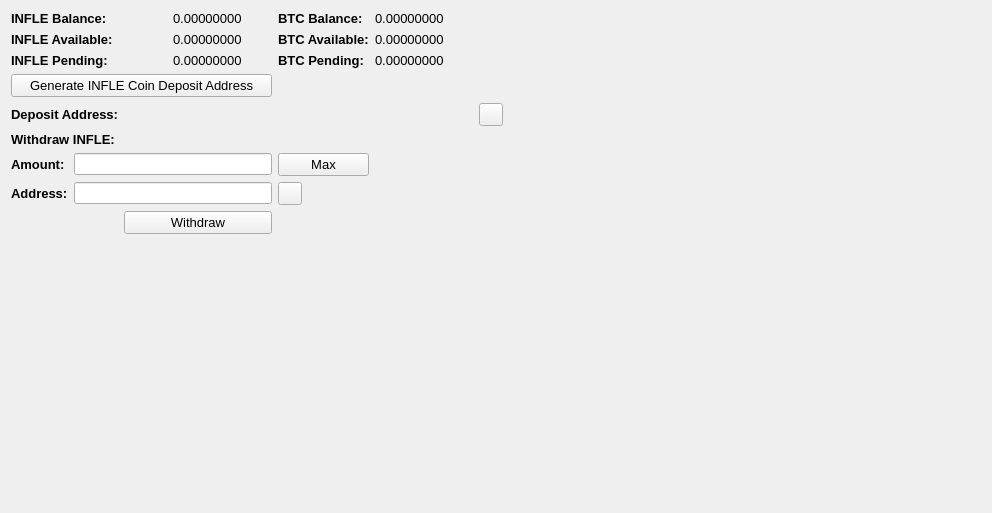
     <widget class="QWidget" name="BalanceTab">
      <attribute name="title">
       <string>Balance</string>
      </attribute>
      <layout class="QGridLayout" name="gridLayout_2">
       <item row="0" column="0" colspan="2">
        <widget class="QLabel" name="label_11">
         <property name="font">
          <font>
           <pointsize>10</pointsize>
           <weight>75</weight>
           <bold>true</bold>
          </font>
         </property>
         <property name="text">
          <string>INFLE Balance:</string>
         </property>
        </widget>
       </item>
       <item row="0" column="3">
        <widget class="QLabel" name="HMBalanceLabel">
         <property name="font">
          <font>
           <pointsize>10</pointsize>
          </font>
         </property>
         <property name="text">
          <string>0.00000000</string>
         </property>
         <property name="textInteractionFlags">
          <set>Qt::LinksAccessibleByMouse|Qt::TextSelectableByMouse</set>
         </property>
        </widget>
       </item>
       <item row="0" column="4">
        <widget class="QLabel" name="label_12">
         <property name="font">
          <font>
           <pointsize>10</pointsize>
           <weight>75</weight>
           <bold>true</bold>
          </font>
         </property>
         <property name="text">
          <string>BTC Balance:</string>
         </property>
        </widget>
       </item>
       <item row="0" column="5">
        <widget class="QLabel" name="BitcoinBalanceLabel">
         <property name="font">
          <font>
           <pointsize>10</pointsize>
          </font>
         </property>
         <property name="text">
          <string>0.00000000</string>
         </property>
         <property name="textInteractionFlags">
          <set>Qt::LinksAccessibleByMouse|Qt::TextSelectableByMouse</set>
         </property>
        </widget>
       </item>
       <item row="0" column="7" rowspan="10">
        <spacer name="horizontalSpacer_4">
         <property name="orientation">
          <enum>Qt::Horizontal</enum>
         </property>
         <property name="sizeHint" stdset="0">
          <size>
           <width>478</width>
           <height>488</height>
          </size>
         </property>
        </spacer>
       </item>
       <item row="1" column="0" colspan="2">
        <widget class="QLabel" name="label_13">
         <property name="font">
          <font>
           <pointsize>10</pointsize>
           <weight>75</weight>
           <bold>true</bold>
          </font>
         </property>
         <property name="text">
          <string>INFLE Available:</string>
         </property>
        </widget>
       </item>
       <item row="1" column="3">
        <widget class="QLabel" name="HMAvailableLabel_2">
         <property name="font">
          <font>
           <pointsize>10</pointsize>
          </font>
         </property>
         <property name="text">
          <string>0.00000000</string>
         </property>
         <property name="textInteractionFlags">
          <set>Qt::LinksAccessibleByMouse|Qt::TextSelectableByMouse</set>
         </property>
        </widget>
       </item>
       <item row="1" column="4">
        <widget class="QLabel" name="label_15">
         <property name="font">
          <font>
           <pointsize>10</pointsize>
           <weight>75</weight>
           <bold>true</bold>
          </font>
         </property>
         <property name="text">
          <string>BTC Available:</string>
         </property>
        </widget>
       </item>
       <item row="1" column="5">
        <widget class="QLabel" name="BitcoinAvailableLabel">
         <property name="font">
          <font>
           <pointsize>10</pointsize>
          </font>
         </property>
         <property name="text">
          <string>0.00000000</string>
         </property>
         <property name="textInteractionFlags">
          <set>Qt::LinksAccessibleByMouse|Qt::TextSelectableByMouse</set>
         </property>
        </widget>
       </item>
       <item row="2" column="0" colspan="2">
        <widget class="QLabel" name="label_14">
         <property name="font">
          <font>
           <pointsize>10</pointsize>
           <weight>75</weight>
           <bold>true</bold>
          </font>
         </property>
         <property name="text">
          <string>INFLE Pending:</string>
         </property>
        </widget>
       </item>
       <item row="2" column="3">
        <widget class="QLabel" name="HMPendingLabel">
         <property name="font">
          <font>
           <pointsize>10</pointsize>
          </font>
         </property>
         <property name="text">
          <string>0.00000000</string>
         </property>
         <property name="textInteractionFlags">
          <set>Qt::LinksAccessibleByMouse|Qt::TextSelectableByMouse</set>
         </property>
        </widget>
       </item>
       <item row="2" column="4">
        <widget class="QLabel" name="label_31">
         <property name="font">
          <font>
           <pointsize>10</pointsize>
           <weight>75</weight>
           <bold>true</bold>
          </font>
         </property>
         <property name="text">
          <string>BTC Pending:</string>
         </property>
        </widget>
       </item>
       <item row="2" column="5">
        <widget class="QLabel" name="BitcoinPendingLabel">
         <property name="font">
          <font>
           <pointsize>10</pointsize>
          </font>
         </property>
         <property name="text">
          <string>0.00000000</string>
         </property>
         <property name="textInteractionFlags">
          <set>Qt::LinksAccessibleByMouse|Qt::TextSelectableByMouse</set>
         </property>
        </widget>
       </item>
       <item row="3" column="0" colspan="4">
        <widget class="QPushButton" name="GenDepositBTN">
         <property name="font">
          <font>
           <pointsize>10</pointsize>
          </font>
         </property>
         <property name="text">
          <string>Generate INFLE Coin Deposit Address</string>
         </property>
        </widget>
       </item>
       <item row="4" column="0" colspan="3">
        <widget class="QLabel" name="label_33">
         <property name="font">
          <font>
           <pointsize>10</pointsize>
           <weight>75</weight>
           <bold>true</bold>
          </font>
         </property>
         <property name="text">
          <string>Deposit Address:</string>
         </property>
        </widget>
       </item>
       <item row="4" column="3" colspan="3">
        <widget class="QLabel" name="DepositAddressLabel">
         <property name="minimumSize">
          <size>
           <width>300</width>
           <height>0</height>
          </size>
         </property>
         <property name="palette">
          <palette>
           <active>
            <colorrole role="WindowText">
             <brush brushstyle="SolidPattern">
              <color alpha="255">
               <red>0</red>
               <green>0</green>
               <blue>0</blue>
              </color>
             </brush>
            </colorrole>
            <colorrole role="Text">
             <brush brushstyle="SolidPattern">
              <color alpha="255">
               <red>0</red>
               <green>0</green>
               <blue>255</blue>
              </color>
             </brush>
            </colorrole>
           </active>
           <inactive>
            <colorrole role="WindowText">
             <brush brushstyle="SolidPattern">
              <color alpha="255">
               <red>0</red>
               <green>0</green>
               <blue>0</blue>
              </color>
             </brush>
            </colorrole>
            <colorrole role="Text">
             <brush brushstyle="SolidPattern">
              <color alpha="255">
               <red>0</red>
               <green>0</green>
               <blue>255</blue>
              </color>
             </brush>
            </colorrole>
           </inactive>
           <disabled>
            <colorrole role="WindowText">
             <brush brushstyle="SolidPattern">
              <color alpha="255">
               <red>120</red>
               <green>120</green>
               <blue>120</blue>
              </color>
             </brush>
            </colorrole>
            <colorrole role="Text">
             <brush brushstyle="SolidPattern">
              <color alpha="255">
               <red>120</red>
               <green>120</green>
               <blue>120</blue>
              </color>
             </brush>
            </colorrole>
           </disabled>
          </palette>
         </property>
         <property name="font">
          <font>
           <pointsize>10</pointsize>
           <weight>75</weight>
           <bold>true</bold>
          </font>
         </property>
         <property name="text">
          <string/>
         </property>
         <property name="alignment">
          <set>Qt::AlignRight|Qt::AlignTrailing|Qt::AlignVCenter</set>
         </property>
         <property name="textInteractionFlags">
          <set>Qt::LinksAccessibleByMouse|Qt::TextSelectableByKeyboard|Qt::TextSelectableByMouse</set>
         </property>
        </widget>
       </item>
       <item row="4" column="6">
        <widget class="QToolButton" name="DepositCopyButton">
         <property name="toolTip">
          <string>Copy to clipboard</string>
         </property>
         <property name="text">
          <string/>
         </property>
         <property name="icon">
          <iconset resource="../bitcoin.qrc">
           <normaloff>:/icons/editcopy</normaloff>:/icons/editcopy</iconset>
         </property>
         <property name="shortcut">
          <string>Alt+P</string>
         </property>
        </widget>
       </item>
       <item row="5" column="0" colspan="2">
        <widget class="QLabel" name="label_34">
         <property name="font">
          <font>
           <pointsize>10</pointsize>
           <weight>75</weight>
           <bold>true</bold>
          </font>
         </property>
         <property name="text">
          <string>Withdraw INFLE:</string>
         </property>
        </widget>
       </item>
       <item row="6" column="0">
        <widget class="QLabel" name="label_26">
         <property name="font">
          <font>
           <pointsize>10</pointsize>
           <weight>75</weight>
           <bold>true</bold>
          </font>
         </property>
         <property name="text">
          <string>Amount:</string>
         </property>
        </widget>
       </item>
       <item row="6" column="1" colspan="3">
        <widget class="QLineEdit" name="WithdrawUnitsInput">
         <property name="font">
          <font>
           <pointsize>9</pointsize>
           <weight>75</weight>
           <bold>true</bold>
          </font>
         </property>
         <property name="text">
          <string/>
         </property>
        </widget>
       </item>
       <item row="6" column="4">
        <widget class="QPushButton" name="Withdraw_Max_Amount">
         <property name="font">
          <font>
           <pointsize>10</pointsize>
          </font>
         </property>
         <property name="text">
          <string>Max</string>
         </property>
        </widget>
       </item>
       <item row="7" column="0">
        <widget class="QLabel" name="label_10">
         <property name="font">
          <font>
           <pointsize>10</pointsize>
           <weight>75</weight>
           <bold>true</bold>
          </font>
         </property>
         <property name="text">
          <string>Address:</string>
         </property>
        </widget>
       </item>
       <item row="7" column="1" colspan="3">
        <widget class="QLineEdit" name="WithdrawAddress">
         <property name="font">
          <font>
           <pointsize>9</pointsize>
           <weight>75</weight>
           <bold>true</bold>
          </font>
         </property>
        </widget>
       </item>
       <item row="7" column="4">
        <widget class="QToolButton" name="WithdrawPasteButton">
         <property name="toolTip">
          <string>Paste from clipboard</string>
         </property>
         <property name="text">
          <string/>
         </property>
         <property name="icon">
          <iconset resource="../bitcoin.qrc">
           <normaloff>:/icons/editpaste</normaloff>:/icons/editpaste</iconset>
         </property>
         <property name="shortcut">
          <string>Alt+P</string>
         </property>
        </widget>
       </item>
       <item row="8" column="2" colspan="2">
        <widget class="QPushButton" name="WithdrawUnitsBtn">
         <property name="font">
          <font>
           <pointsize>10</pointsize>
          </font>
         </property>
         <property name="text">
          <string>Withdraw</string>
         </property>
        </widget>
       </item>
       <item row="9" column="0" colspan="6">
        <spacer name="verticalSpacer">
         <property name="orientation">
          <enum>Qt::Vertical</enum>
         </property>
         <property name="sizeHint" stdset="0">
          <size>
           <width>428</width>
           <height>262</height>
          </size>
         </property>
        </spacer>
       </item>
      </layout>
      <zorder>label_31</zorder>
      <zorder>label_15</zorder>
      <zorder>label_12</zorder>
      <zorder>label_14</zorder>
      <zorder>label_13</zorder>
      <zorder>label_11</zorder>
      <zorder>BitcoinBalanceLabel</zorder>
      <zorder>HMBalanceLabel</zorder>
      <zorder>HMAvailableLabel_2</zorder>
      <zorder>HMPendingLabel</zorder>
      <zorder>BitcoinAvailableLabel</zorder>
      <zorder>BitcoinPendingLabel</zorder>
      <zorder>label_33</zorder>
      <zorder>GenDepositBTN</zorder>
      <zorder>DepositAddressLabel</zorder>
      <zorder>Withdraw_Max_Amount</zorder>
      <zorder>label_34</zorder>
      <zorder>WithdrawUnitsInput</zorder>
      <zorder>label_10</zorder>
      <zorder>label_26</zorder>
      <zorder>WithdrawAddress</zorder>
      <zorder>WithdrawUnitsBtn</zorder>
      <zorder>horizontalSpacer_4</zorder>
      <zorder>verticalSpacer</zorder>
      <zorder>WithdrawPasteButton</zorder>
      <zorder>DepositCopyButton</zorder>
     </widget>
